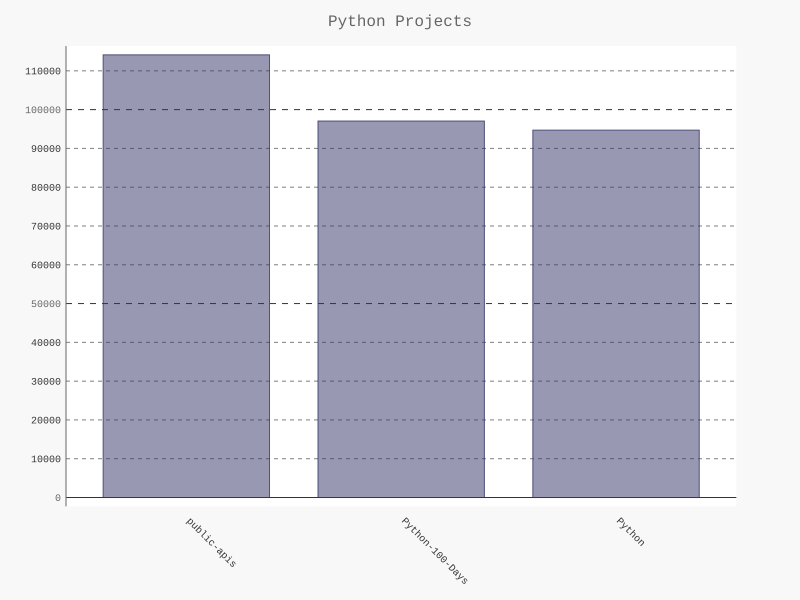

Reproduce this figure in Python.
import pygal 
from pygal.style import LightColorizedStyle as LCS, LightenStyle as LS

"""Adding Custom tooltips. 
In pygal, hovering the cursor over an individual bar shows the information that the bar represents. This is commonly called a tooltip. 
Let's create a custom tooltip to show each project's description as well.
Let's look at a short example using the first three projects plotted individually with custom labels passed for each bar.
"""

my_style = LS('#333366', base_style=LCS)
chart = pygal.Bar(style=my_style, x_label_rotation=45, show_legend=False)
chart.title = 'Python Projects'
chart.x_labels = ['public-apis', 'Python-100-Days', 'Python']

plot_dicts  = [
	{'value':114118, 'description': 'public-apis'},
	{'value':97058, 'description': 'Python-100-Days'},
	{'value':94714, 'description': 'Python'}
]

chart.add('', plot_dicts)
chart.render_to_file('bar_descriptions.svg')
